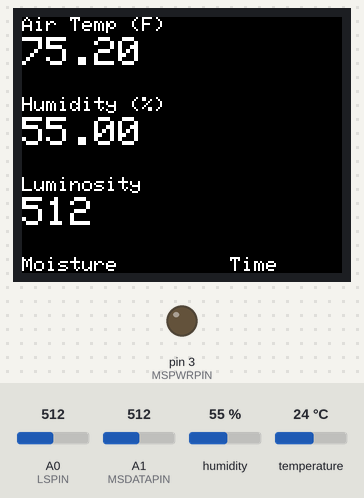
Bench run of a sketch on a simulated Arduino Uno, built with avr-gcc and run on an emulated ATmega328P. Parts: 160×128 colour display, output pins drawn as LEDs (lit = HIGH). The test bench sets the inputs (shaded band); at power-on: humidity 55 %, A0 (LSPIN) = 512, temperature 24 °C, A1 (MSDATAPIN) = 512. Storage starts empty; what the sketch prints to the serial monitor is not drawn.

Above: at 1.2 s.
1.3 s: humidity set to 22 %
At 5.9 s:
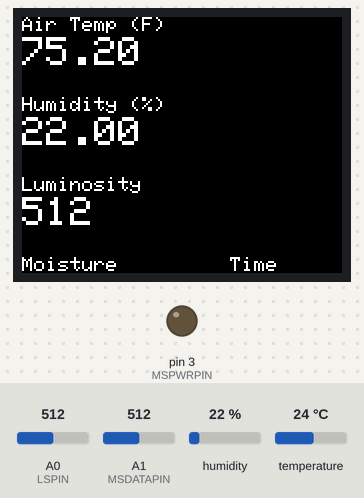
6.7 s: A0 (LSPIN) set to 716
At 11.1 s:
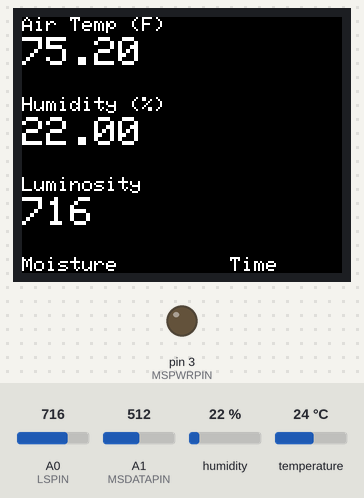
11.8 s: temperature set to 12 °C
At 16.4 s:
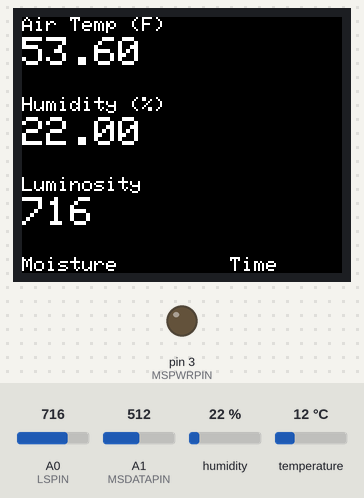
16.8 s: A0 (LSPIN) set to 992
At 21.5 s:
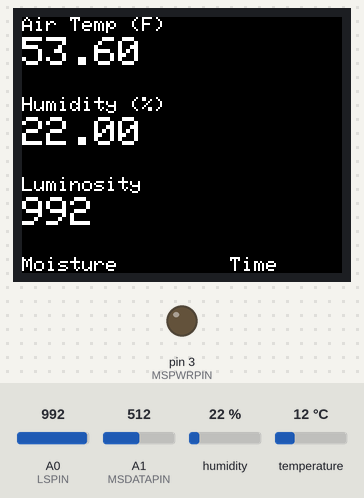
21.8 s: humidity set to 40 %
At 25.8 s:
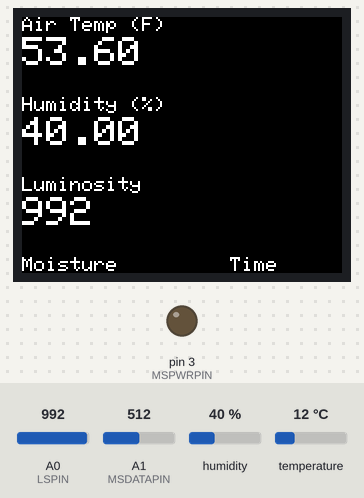
26.9 s: A0 (LSPIN) set to 306
At 31.1 s:
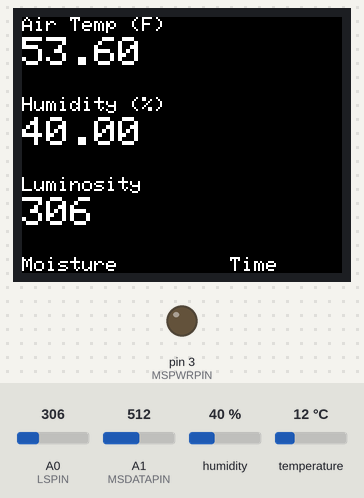
Timing chart, 0 to 67.2 s (numbered marks = the images above; inputs shaded):
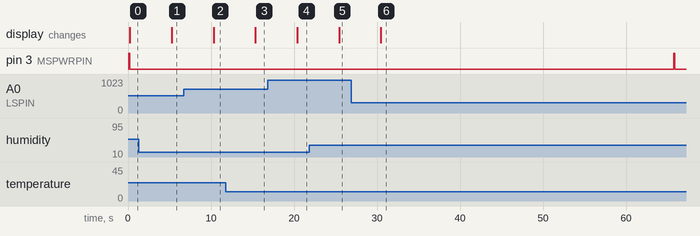

Measured:
- after the input at 1.3 s, the display: changes after 4.0 s (image 1)
- after the input at 6.7 s, the display: changes after 3.6 s (image 2)
- after the input at 11.8 s, the display: changes after 3.5 s (image 3)
- after the input at 16.8 s, the display: changes after 3.6 s (image 4)
- after the input at 21.8 s, the display: changes after 3.6 s (image 5)
- after the input at 26.9 s, the display: changes after 3.6 s (image 6)

The sketch:

Plant_Nanny.ino
```cpp
/*
Plant_Nanny

Watches your plants to make sure they have adequate
soil moisture, light exposure, temperature and humidity.

*/

/***************************************
Set up the LCD
***************************************/

#include <SPI.h>
#include <TFT.h>

#define cs  10
#define dc  9
#define rst 8

TFT TFTscreen = TFT(cs,dc,rst);

char temp[6];
char humid[6];
char light[4];
char moist[4];
char time[6];

/***************************************
Set up the SD
***************************************/

#include <SD.h>

#define mosi 11
#define miso 12
#define sclk 13
#define sd_cs  4

File diary;
String record;

/***************************************
Set up the HT sensor
***************************************/

#include <DHT.h>
#include <stdlib.h>

#define DHTPIN 2
#define DHTTYPE DHT11

int cycleTime = 5000;

DHT dht(DHTPIN, DHTTYPE);

float h;
float f;

/***************************************
Set up the light sensor
***************************************/

#define LSPIN 0

int l;

/***************************************
Set up the moisture sensor
***************************************/

#define MSDATAPIN 1
#define MSPWRPIN 3

int m;
int timeSinceMRead;

#define MSReadTime 100

// num cycles to skip moisture readings (slows sensor oxidation)
#define MSWaitCycles 12

/***************************************
Set up time keeping
***************************************/

#include <Time.h>
#define TIME_MSG_LEN  11   // time sync to PC is HEADER followed by Unix time_t as ten ASCII digits
#define TIME_HEADER  'T'   // Header tag for serial time sync message
#define TIME_REQUEST  7    // ASCII bell character requests a time sync message

// T1262347200  //noon Jan 1 2010

time_t t;

/***************************************
Main Setup()
***************************************/

void setup()
{
  Serial.begin(9600);

  TFTscreen.begin();
  TFTscreen.setRotation(0);
  TFTscreen.background(0,0,0);
  TFTscreen.stroke(255,255,255);
  TFTscreen.setTextSize(1);
  TFTscreen.text("Air Temp (F)",0,0);
  TFTscreen.text("Humidity (%)",0,40);
  TFTscreen.text("Luminosity",0,80);
  TFTscreen.text("Moisture",0,120);
  TFTscreen.text("Time", 104, 120);
  TFTscreen.setTextSize(2);
  Serial.println("TFT Screen initialized.");

  //pinMode(10, OUTPUT);
  SD.begin(sd_cs);
  Serial.println("SD Card initialized.");

  dht.begin();
  Serial.println("DHT11 initialized.");

  pinMode(MSPWRPIN, OUTPUT);
  timeSinceMRead = 0;
  Serial.println("Hygrometer initialized.");
}

/***************************************
Main Loop()
***************************************/

void loop()
{
  if(Serial.available())
  {
    processSyncMessage();
  }
  if(timeStatus() == timeNotSet)
    Serial.println("waiting for sync message");

  t = now();
  f = dht.readTemperature(true);
  h = dht.readHumidity();
  l = analogRead(LSPIN);

  if(timeSinceMRead <= 0)
  {
    digitalWrite(MSPWRPIN, HIGH);
    delay(MSReadTime);  // sensor needs some time to power up
    m = analogRead(MSDATAPIN);
    digitalWrite(MSPWRPIN, LOW);
    timeSinceMRead = MSWaitCycles;
  } else { timeSinceMRead--; }

  TFTscreen.stroke(0,0,0);
  TFTscreen.text(temp, 0, 10);
  TFTscreen.text(humid, 0, 50);
  TFTscreen.text(light, 0, 90);
  TFTscreen.text(moist, 0, 130);
  TFTscreen.text(time, 70, 130);

  dtostrf(f,4,2,temp);
  dtostrf(h,4,2,humid);
  String(l).toCharArray(light, 4);
  String(m).toCharArray(moist, 4);
  if (timeStatus()!= timeNotSet)
  {
    formatTime().toCharArray(time, 6);
    record = String(t) + "\t";
  }
  else
  {
    String timeString = "00:00";
    timeString.toCharArray(time, 6);
    record = "0000000000\t";
  }

  TFTscreen.stroke(255,255,255);
  TFTscreen.text(temp, 0, 10);
  TFTscreen.text(humid, 0, 50);
  TFTscreen.text(light, 0, 90);
  TFTscreen.text(moist, 0, 130);
  TFTscreen.text(time, 70, 130);

  record +=
     String(temp)  + "\t" +
     String(humid) + "\t" +
     String(light) + "\t" +
     String(moist);

  Serial.println(record);

  writeToLog(record);

  delay(cycleTime);
}

void writeToLog(String text)
{
  diary = SD.open("log.txt", FILE_WRITE);
  if(diary)
  {
    diary.println(text);
  }
  diary.close();
}

void processSyncMessage() {
  // if time sync available from serial port, update time and return true
  while(Serial.available() >=  TIME_MSG_LEN ){  // time message consists of header & 10 ASCII digits
    char c = Serial.read() ;
    Serial.print(c);
    if( c == TIME_HEADER ) {
      time_t pctime = 0;
      for(int i=0; i < TIME_MSG_LEN -1; i++){
        c = Serial.read();
        if( c >= '0' && c <= '9'){
          pctime = (10 * pctime) + (c - '0') ; // convert digits to a number
        }
      }
      setTime(pctime);   // Sync Arduino clock to the time received on the serial port
    }
  }
}

String formatTime()
{
  String prettyTime;

  if(hour() < 10) prettyTime += "0";
  prettyTime += String(hour()) + ":";

  if(minute() < 10) prettyTime += "0";
  prettyTime += String(minute());

  return prettyTime;
}
```
